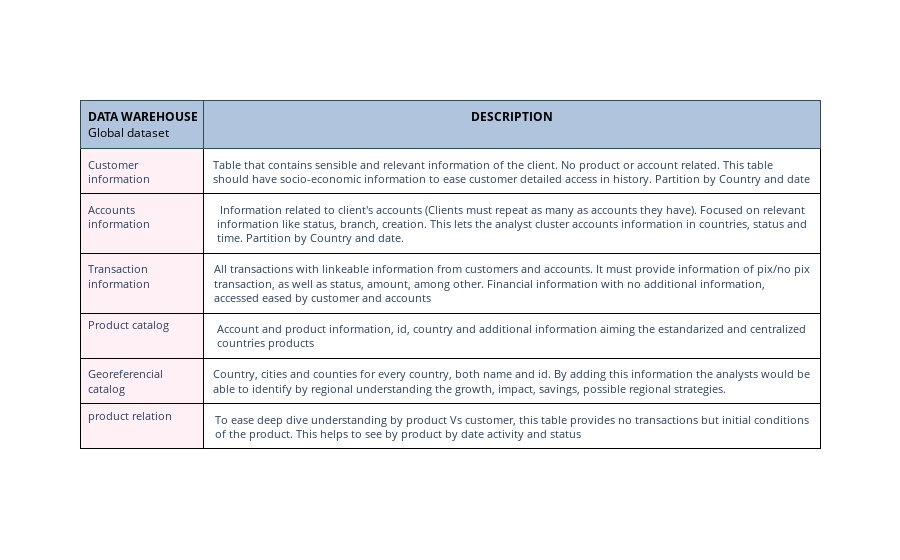

The code cell stored with this chart in its notebook:
### Code cell
import plotly.graph_objects as go

values = [['Customer information', 'Accounts information', 'Transaction information', 'Product catalog', 'Georeferencial catalog', 'product relation'], #1st col
  ["Table that contains sensible and relevant information of the client. No product or account related. This table should have socio-economic information to ease customer detailed access in history. Partition by Country and date",
  " Information related to client's accounts (Clients must repeat as many as accounts they have). Focused on relevant information like status, branch, creation. This lets the analyst cluster accounts information in countries, status and time. Partition by Country and date.",
  "All transactions with linkeable information from customers and accounts. It must provide information of pix/no pix transaction, as well as status, amount, among other. Financial information with no additional information, accessed eased by customer and accounts",
  "Account and product information, id, country and additional information aiming the estandarized and centralized countries products",
  "Country, cities and counties for every country, both name and id. By adding this information the analysts would be able to identify by regional understanding the growth, impact, savings, possible regional strategies.",
  "To ease deep dive understanding by product Vs customer, this table provides no transactions but initial conditions of the product. This helps to see by product by date activity and status"]]


fig = go.Figure(data=[go.Table(
  columnorder = [1,2],
  columnwidth = [80,400],
  header = dict(
    values = [['<b>DATA WAREHOUSE</b><br>Global dataset'],
                  ['<b>DESCRIPTION</b>']],
    line_color='darkslategray',
    fill_color='lightsteelblue',
    align=['left','center'],
    font=dict(color='black', size=12),
    height=30
  ),
  cells=dict(
    values=values,
    line_color='black',
    fill=dict(color=['lavenderblush', 'white']),
    align=['left', 'center'],
    font_size=11,
    height=30)
    )
])
fig.show()

### Figure 1 — Plotly figure (JSON) as saved in the notebook; plotly's stock layout.template omitted (floating-point values rounded to 4 significant figures)
{"data": [{"cells": {"align": ["left", "center"], "fill": {"color": ["lavenderblush", "white"]}, "font": {"size": 11}, "height": 30, "line": {"color": "black"}, "values": [["Customer information", "Accounts information", "Transaction information", "Product catalog", "Georeferencial catalog", "product relation"], ["Table that contains sensible and relevant information of the client. No product or account related. This table should have socio-economic information to ease customer detailed access in history. Partition by Country and date", " Information related to client's accounts (Clients must repeat as many as accounts they have). Focused on relevant information like status, branch, creation. This lets the analyst cluster accounts information in countries, status and time. Partition by Country and date.", "All transactions with linkeable information from customers and accounts. It must provide information of pix/no pix transaction, as well as status, amount, among other. Financial information with no additional information, accessed eased by customer and accounts", "Account and product information, id, country and additional information aiming the estandarized and centralized countries products", "Country, cities and counties for every country, both name and id. By adding this information the analysts would be able to identify by regional understanding the growth, impact, savings, possible regional strategies.", "To ease deep dive understanding by product Vs customer, this table provides no transactions but initial conditions of the product. This helps to see by product by date activity and status"]]}, "columnorder": [1, 2], "columnwidth": [80, 400], "header": {"align": ["left", "center"], "fill": {"color": "lightsteelblue"}, "font": {"color": "black", "size": 12}, "height": 30, "line": {"color": "darkslategray"}, "values": [["<b>DATA WAREHOUSE</b><br>Global dataset"], ["<b>DESCRIPTION</b>"]]}, "type": "table"}], "layout": {}}
